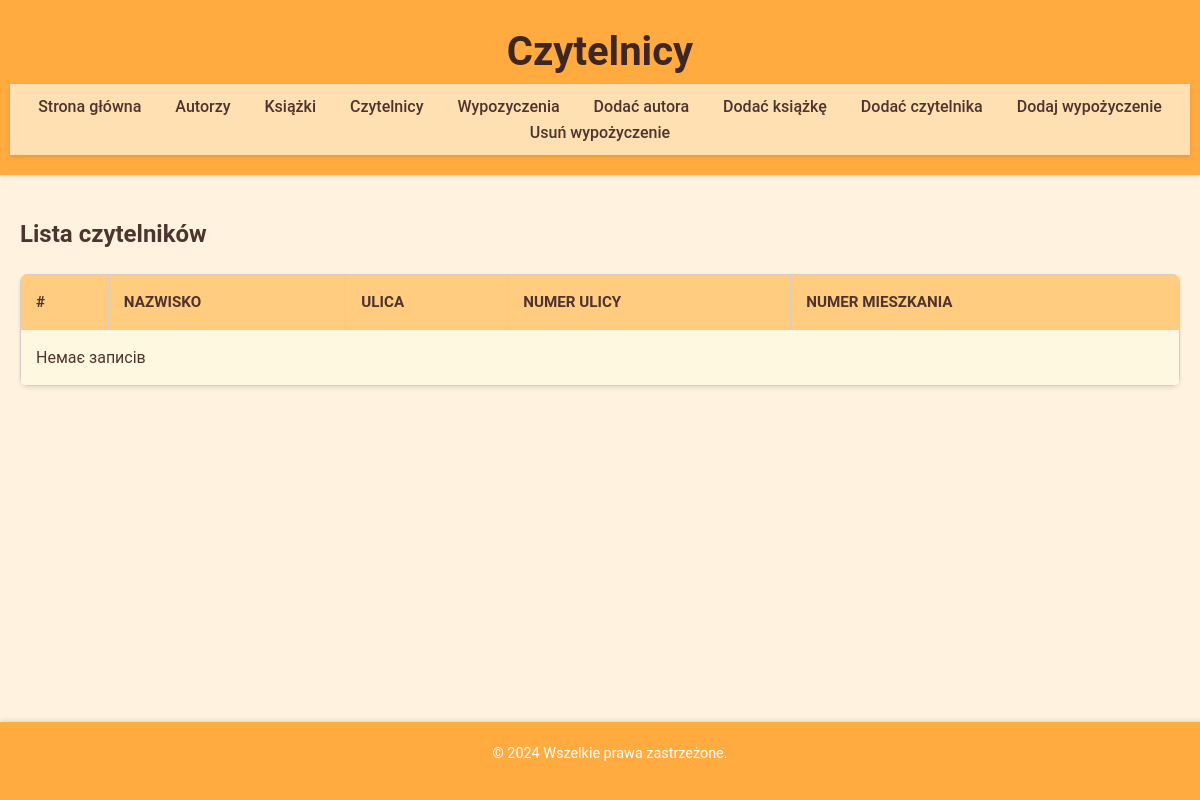
The app's page /czytelnicy.php, older data.
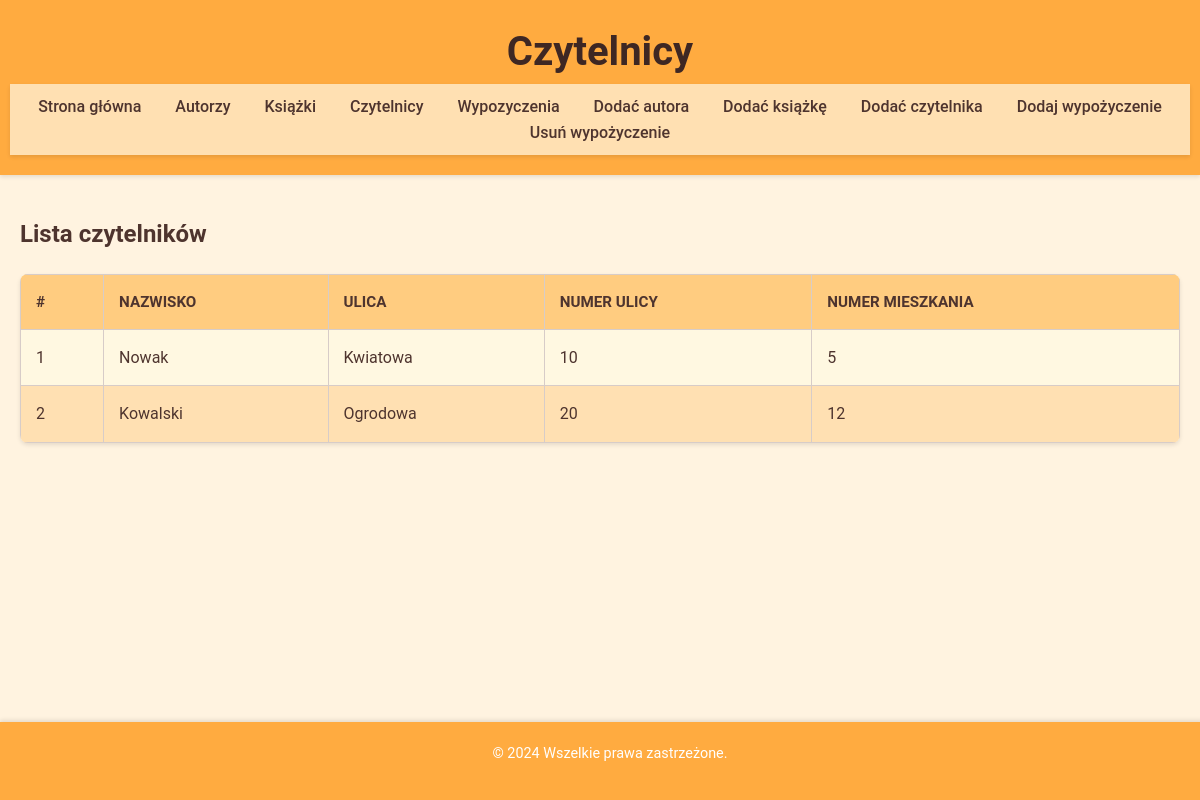
The same page, newer data.
### tables this page shows
CREATE TABLE czytelnik (
    id INT AUTO_INCREMENT PRIMARY KEY,
    nazwisko VARCHAR(100) NOT NULL,
    ulica_id INT,
    ulica_numer VARCHAR(10),
    mieszkanie_numer VARCHAR(10),
    FOREIGN KEY (ulica_id) REFERENCES ulica(id)
);

CREATE TABLE ulica (
    id INT AUTO_INCREMENT PRIMARY KEY,
    nazwa VARCHAR(100) NOT NULL
);

### czytelnicy.php (the view, shortened to what this page needs)
<?php include 'baza.php'; ?>
<!DOCTYPE html>
<html lang="pl">
<head>
    <link rel="stylesheet" href="style.css">
</head>
<body>
    <header>
        <h1>Czytelnicy</h1>
        <nav>
            <a href="startBiblioteka.php">Strona główna</a>
            <a href="autorzy.php">Autorzy</a>
            <a href="ksiazki.php">Książki</a>
            <a href="czytelnicy.php">Czytelnicy</a>
            <a href="wypozyczenia.php">Wypozyczenia</a>
            <a href="addAutor.php">Dodać autora</a>
            <a href="addKsiazka.php">Dodać książkę</a>
            <a href="addCzytelnik.php">Dodać czytelnika</a>
            <a href="addWypozycelnika.php">Dodaj wypożyczenie</a>
            <a href="returnBook.php">Usuń wypożyczenie</a>
        </nav>
    </header>
    <main>
        <h2>Lista czytelników</h2>
        <table>
            <thead>
                <tr>
                    <th>#</th>
                    <th>Nazwisko</th>
                    <th>Ulica</th>
                    <th>Numer ulicy</th>
                    <th>Numer mieszkania</th>
                </tr>
            </thead>
            <tbody>
                <?php
                $result = $conn->query("SELECT c.id, c.nazwisko, u.nazwa AS ulica, c.ulica_numer, c.mieszkanie_numer
                                        FROM czytelnik c
                                        JOIN ulica u ON c.ulica_id = u.id");
                if ($result->num_rows > 0) {
                    while ($row = $result->fetch_assoc()) {
                        echo "<tr>
                                <td>" . htmlspecialchars($row['id']) . "</td>
                                <td>" . htmlspecialchars($row['nazwisko']) . "</td>
                                <td>" . htmlspecialchars($row['ulica']) . "</td>
                                <td>" . htmlspecialchars($row['ulica_numer']) . "</td>
                                <td>" . htmlspecialchars($row['mieszkanie_numer']) . "</td>
                              </tr>";
                    }
                } else {
                    echo "<tr><td colspan='5'>Немає записів</td></tr>";
                }
                ?>
            </tbody>
        </table>
    </main>
    <footer>
        <p>© 2024  Wszelkie prawa zastrzeżone.</p>
    </footer>
</body>
</html>

### style.css (style rules this page uses)
body { font-family: 'Roboto', Arial, sans-serif; margin: 0; padding: 0; background-color: #fff3e0; color: #4e342e; line-height: 1.6; }
header { background-color: #ffab40; padding: 20px 10px; text-align: center; box-shadow: 0px 2px 4px rgba(0, 0, 0, 0.1); }
header h1 { margin: 0; font-size: 2.5rem; color: #3e2723; }
nav { background-color: #ffe0b2; text-align: center; padding: 10px 0; box-shadow: 0px 2px 4px rgba(0, 0, 0, 0.1); }
nav a { text-decoration: none; margin: 0 15px; color: #4e342e; font-weight: 500; font-size: 1rem; transition: color 0.3s; }
main { padding: 40px 20px; max-width: 1200px; margin: 0 auto; }
table { width: 100%; border-collapse: collapse; margin-top: 20px; box-shadow: 0px 2px 4px rgba(0, 0, 0, 0.1); overflow: hidden; border-radius: 8px; }
table th, table td { border: 1px solid #d7ccc8; padding: 15px; text-align: left; font-size: 1rem; color: #4e342e; }
table th { background-color: #ffcc80; text-transform: uppercase; font-size: 0.95rem; font-weight: bold; }
table tr:nth-child(odd) { background-color: #fff8e1; }
table tr:nth-child(even) { background-color: #ffe0b2; }
footer { background-color: #ffab40; text-align: center; padding: 20px 10px; position: fixed; bottom: 0; width: 100%; color: #fff; font-size: 0.9rem; box-shadow: 0px -2px 4px rgba(0, 0, 0, 0.1); }
h1, h2, h3, h4, p { margin: 0 0 15px 0; }

Row changes from the older to the newer data that the page shows:
added czytelnik: id "1", nazwisko "Nowak", ulica.nazwa "Kwiatowa", ulica_numer "10", mieszkanie_numer "5"
added czytelnik: id "2", nazwisko "Kowalski", ulica.nazwa "Ogrodowa", ulica_numer "20", mieszkanie_numer "12"
Text that changed along with them:
text no longer shown: "Немає записів"
